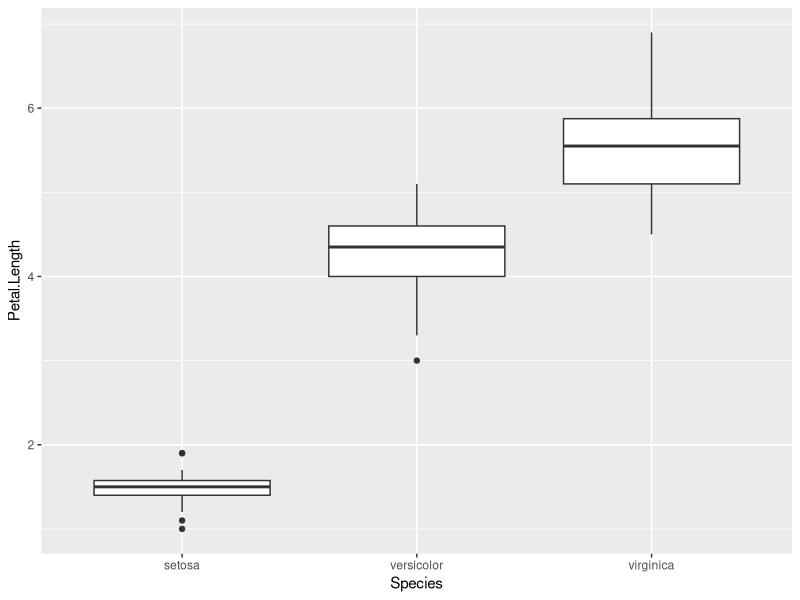
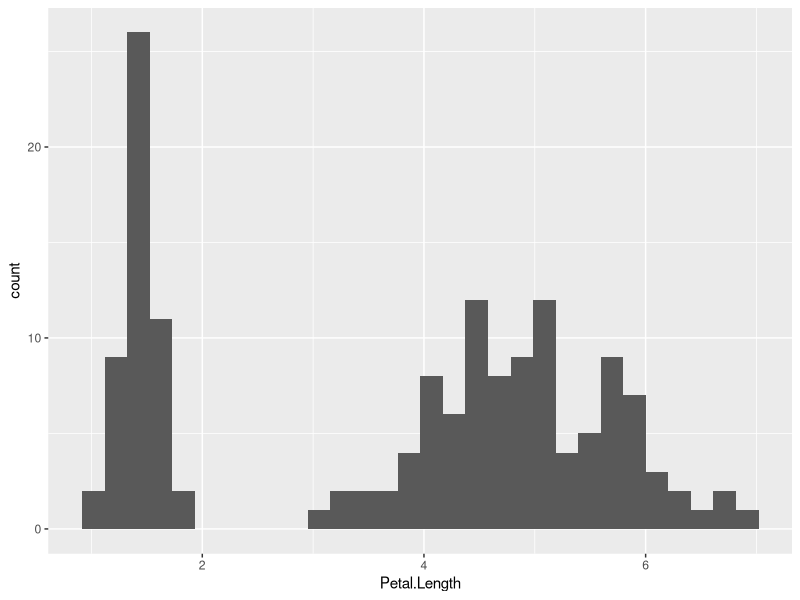
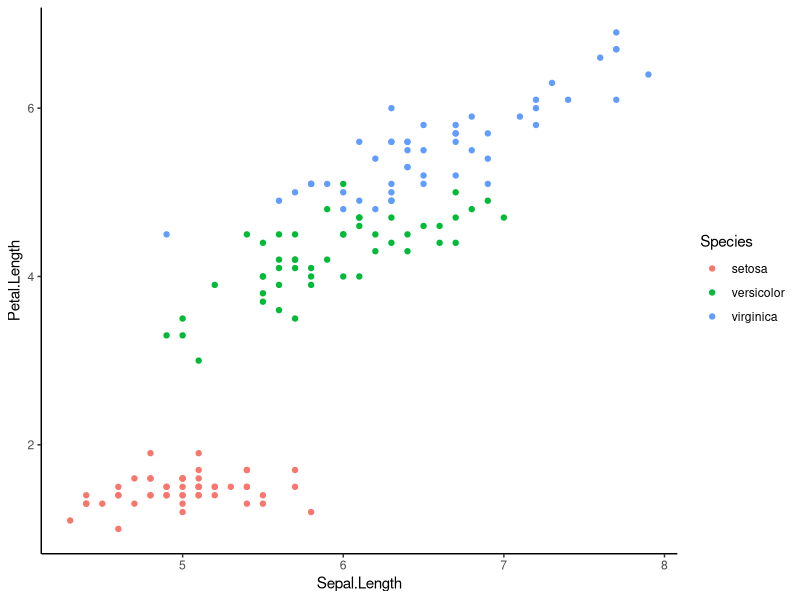
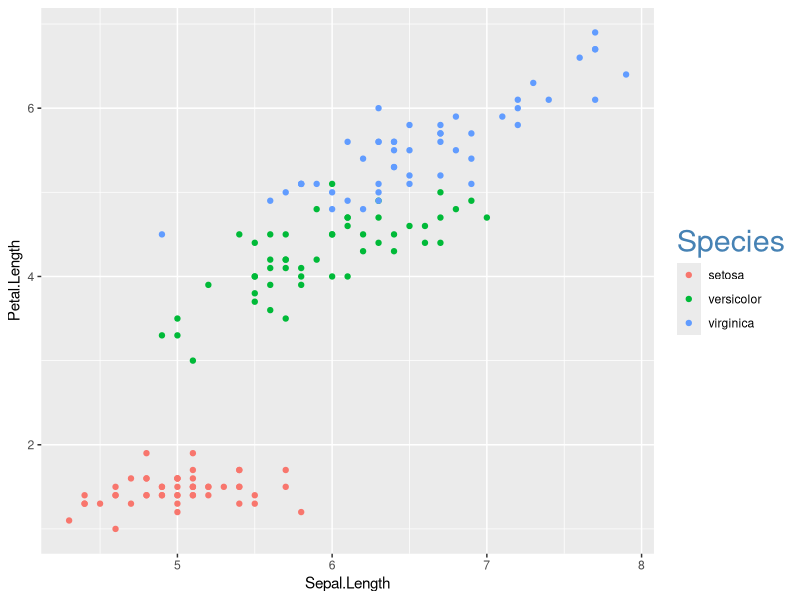
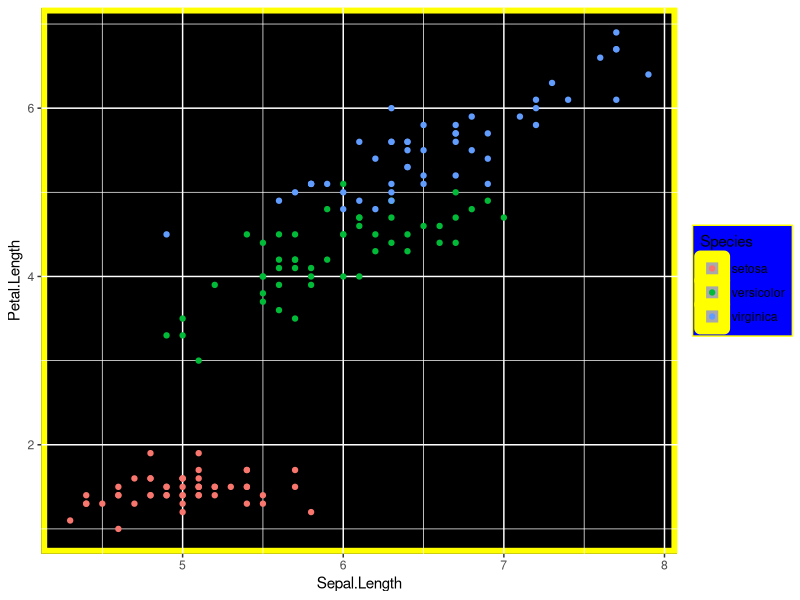
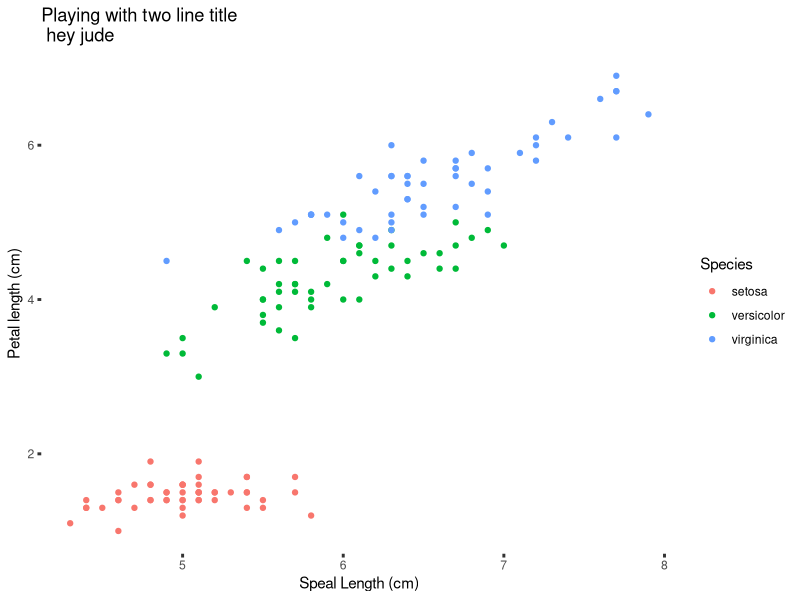
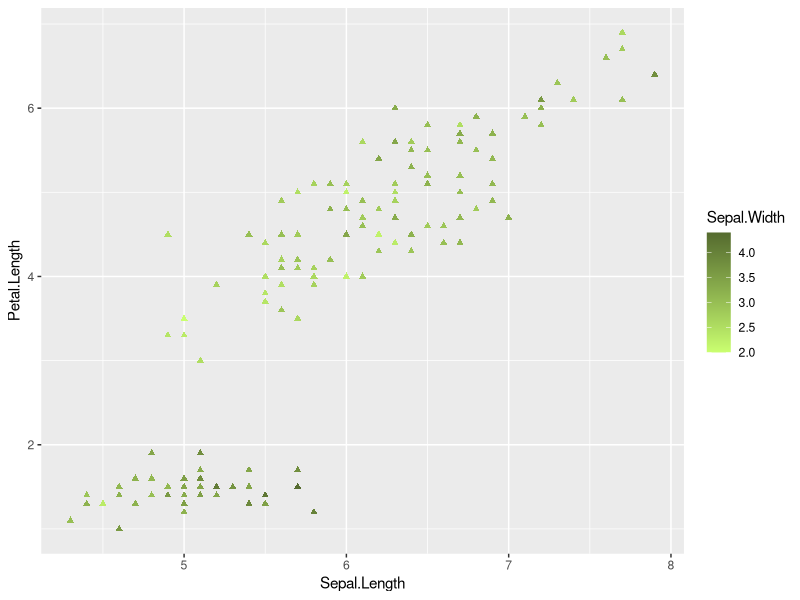
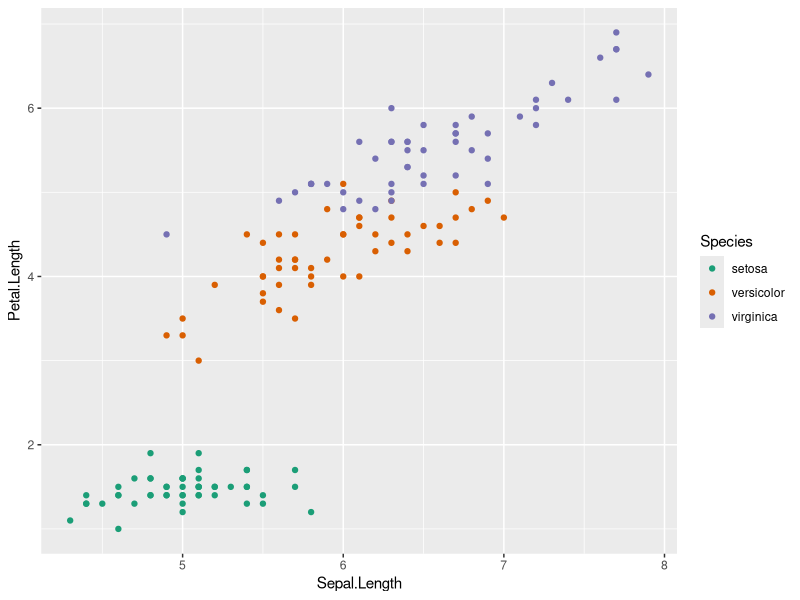

The R script that drew these images, in order:
# Environment computing - Graphics - Advanced Plotting 
####################################################

library(dplyr)
library(ggplot2)

# data
data(iris)

str(iris)
# boxplot
# x has to be a factor
plot1 <- ggplot(iris, aes(Species, Petal.Length)) +
  geom_boxplot()

print(plot1)

# Frequency histogram
plot2 <- ggplot(iris, aes(Petal.Length)) +
  geom_histogram()

print(plot2)

# Scatter plot
plot3 <- ggplot(iris, aes(Sepal.Length, Petal.Length, color=Species)) +
  geom_point() +
  theme_classic()

print(plot3)

# Customization 
IrisPlot <- ggplot(iris, aes(Sepal.Length, Petal.Length, colour = Species)) +
  geom_point()

mytheme <- # change the legend title
  theme(legend.title = element_text(colour = "steelblue", size = rel(2)))

mytheme2 <-
  theme(
    panel.background = element_rect(
      fill = "black", # color the graph background
      colour = "yellow", # color the outer bounds of the graph
      size = 4 # thicknees of the graphs lines
    ),
    legend.key = element_rect(fill = "darkgrey", colour = "yellow"), # background of each of the legend entrances
    legend.background = (element_rect(colour = "yellow", fill = "blue")) # background of the legend entirely
  )


mytheme3 <- theme(
  axis.line = element_line(size = 0, colour = "grey"),
  axis.ticks = element_line(size = 1), # ticks in the graphs 
  panel.background = element_blank() # removing an element from the graph
)

print(IrisPlot + mytheme)
print(IrisPlot + mytheme2)
print(IrisPlot + mytheme3 + 
        labs(title = 'Playing with two line title \n hey jude', 
             y='Petal length (cm)',x='Speal Length (cm)'))


#------------Colors and Shape-----------------

# Base plots 
IrisPlot_Species <- ggplot(iris, aes(Sepal.Length, Petal.Length, color = Species)) +
  geom_point()

IrisPlot_Sepal <- ggplot(iris, aes(Sepal.Length, Petal.Length, 
                                   color = Sepal.Width)) +
  geom_point(shape=17)

IrisBox <- ggplot(iris, aes(Species, Sepal.Length, fill = Species)) +
  geom_boxplot()

IrisHist <- ggplot(iris, aes(Sepal.Length)) +
  geom_histogram()

# choose color gradient
# green scale
IrisPlot_Sepal + scale_colour_gradient(low =  "darkolivegreen1", high = "darkolivegreen")

# gray scale 
IrisPlot_Species + scale_colour_brewer(palette = "Dark2")


print(IrisPlot_Species + 
        scale_shape_manual(values = c(0, 16, 3)) +
        scale_colour_manual(values = c("chartreuse4", "chocolate", "slateblue4")))

#-------------- Bar plots and error bars ----------------------------

# 1. summarise the data
Iris_summary <- iris %>% # the names of the new data frame and the data frame to be summarised
  group_by(Species) %>% # the grouping variable
  summarise(
    mean_PL = mean(Petal.Length), # calculates the mean of each group
    sd_PL = sd(Petal.Length), # calculates the standard deviation of each group
    n_PL = n(), # calculates the sample size per group
    SE_PL = sd(Petal.Length) / sqrt(n())
  ) # calculates the standard error of each group

# 2. Plot
IrisPlot <- ggplot(Iris_summary, aes(Species, mean_PL)) +
  geom_col() + # bars
  geom_errorbar(aes(ymin = mean_PL - sd_PL, 
                    ymax = mean_PL + sd_PL), width = 0.2) #error arrows

IrisPlot + labs(y = "Petal length (cm) +/- s.d.", 
                x = "Species") + theme_classic()


